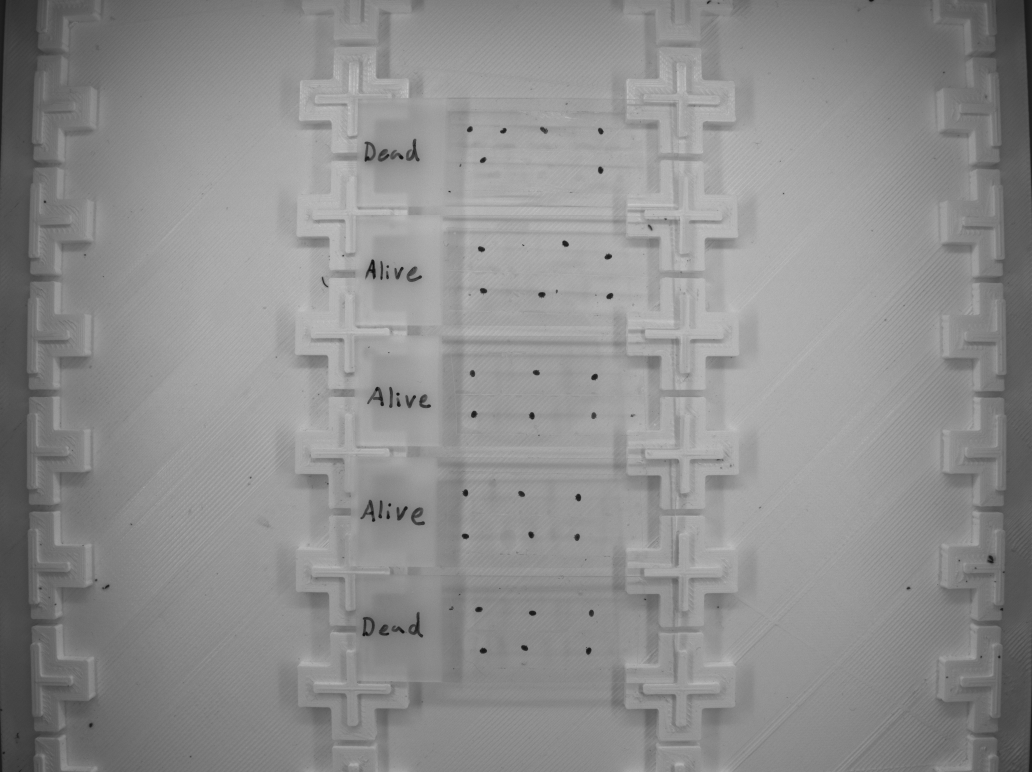
#> input picture sample_data/2025-09-04-09-28-17_fps-30/2025-09-04-09-28-17_fps-30_001354.bmp, 2064 x 1544 px (shown at 1/2 size); its folder holds only this picture in this run
$ python -i mite_look.py   (imports and definitions only)
#> lines starting #> are read from the running program, lines starting #| are printed output that depends on the picture; after the words box and inside, x2 and y2 are one past the last pixel; in counts of white or black regions, pixels touching at a corner belong together
#> further down, picture is the input picture: shape (1544, 2064); min 12, max 224, mean 141.5
"""How a mite looks in one recording, measured while it is scored, for
classes/scoring/unusual_activity.py: its mean image (its patch, moved back as it is
scored, averaged over the frames), where that sits against its mean image in
the first recording, the orientation of its body, and how dark it is.

Kept with the scores (classes/storage/kept_scores.py): a change here scores again.
"""

import cv2
import numpy as np

from classes.scoring.plate_stabilizer import PlateStabilizer

MARGIN = 8  # pixels round a mite's box in the image its look is taken from


class MiteLook:
    """A mite's look in one recording: its mean image, where it sits against its
    image in the first recording, and the orientation of its body."""

    @staticmethod
    def observe(frames, box, shifts, mite, cut=None, pad=0):
        """{dx, dy, angle, elongation, contrast} of `mite` in this recording: its patch
        (`box` grown by MARGIN) cut from `frames` moved back by `shifts`,
        averaged over the frames, against the first one it was observed in,
        which it keeps (mite.reference_look). `cut`: the patch already cut that
        way with a `pad` of MARGIN or more, e.g. the one scored: the image is
        taken out of it, the very same pixels, instead of cut again."""
        if cut is not None and pad >= MARGIN:
            image = MiteLook._inner(cut, frames[0].shape, box, pad)
        else:
            image = PlateStabilizer.cut(frames, box, MARGIN, shifts)
        image = np.ascontiguousarray(image.mean(axis=(0, 3)) if image.ndim == 4 else image.mean(axis=0), dtype=np.float32)
        reference = getattr(mite, "reference_look", None)
        if reference is None or reference.shape != image.shape:
            mite.reference_look = reference = image
        dx, dy = PlateStabilizer._shift(reference, image) if reference is not image else (0.0, 0.0)
        angle, elongation = MiteLook.body(image)
        return {"dx": dx, "dy": dy, "angle": angle, "elongation": elongation, "contrast": MiteLook.contrast(image)}

    @staticmethod
    def _inner(cut, shape, box, pad):
        """The part of `cut`, PlateStabilizer.cut() of `box` grown by `pad` in
        frames of `shape`, that is `box` grown by MARGIN, cut off at the image's
        edge as cut() cuts it."""
        height, width = shape[:2]
        x0, y0 = max(0, box[0] - pad), max(0, box[1] - pad)
        x1, y1 = max(0, box[0] - MARGIN), max(0, box[1] - MARGIN)
        x2, y2 = min(width, box[2] + MARGIN), min(height, box[3] + MARGIN)
        return cut[:, y1 - y0:y2 - y0, x1 - x0:x2 - x0]

    @staticmethod
    def contrast(image):
        """How much darker the middle 5 x 5 pixels of `image` are than the
        median of its outer 2 pixels, in grey levels."""
        h, w = image.shape
        edge = np.concatenate([image[:2].ravel(), image[-2:].ravel(), image[:, :2].ravel(), image[:, -2:].ravel()])
        return round(float(np.median(edge) - image[h // 2 - 2:h // 2 + 3, w // 2 - 2:w // 2 + 3].mean()), 2)

    @staticmethod
    def body(image):
        """(angle, elongation) of the dark blob under the image's centre: the
        direction of its long axis in degrees (0 to 180) and how many times
        longer than its short axis it is; (None, None) without one."""
        grey = cv2.normalize(image, None, 0, 255, cv2.NORM_MINMAX).astype(np.uint8)
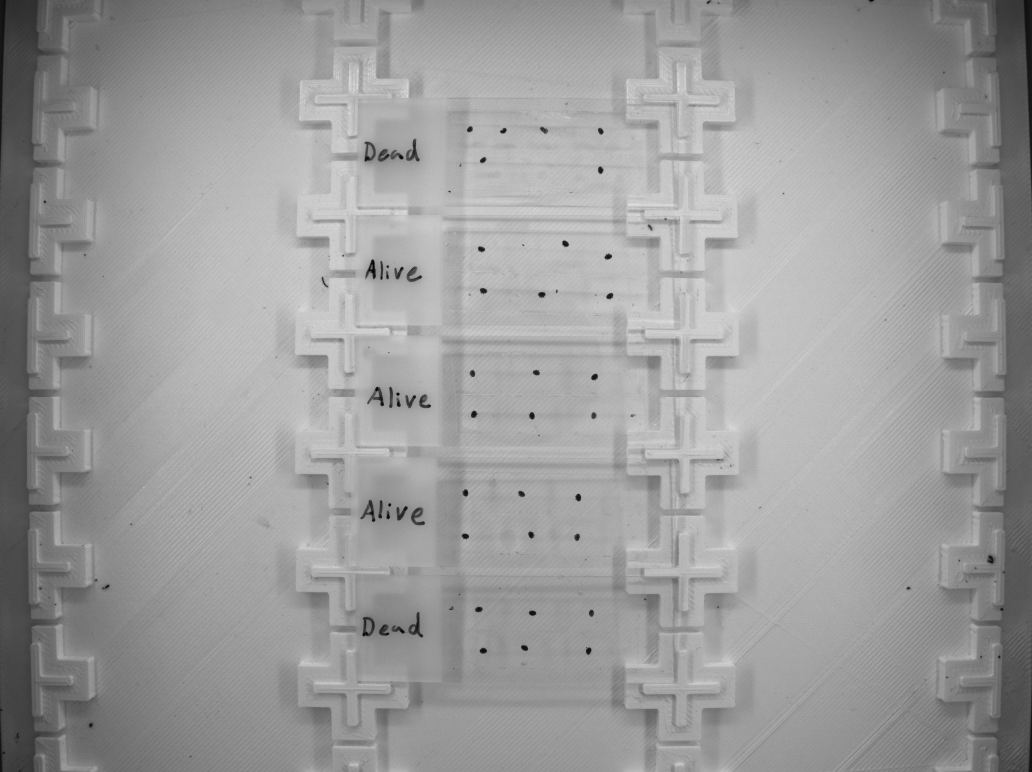
#> grey: shape (1544, 2064) (shown at 1/2 size); min 0, max 255, mean 155.8
        _, dark = cv2.threshold(grey, 0, 1, cv2.THRESH_BINARY_INV + cv2.THRESH_OTSU)
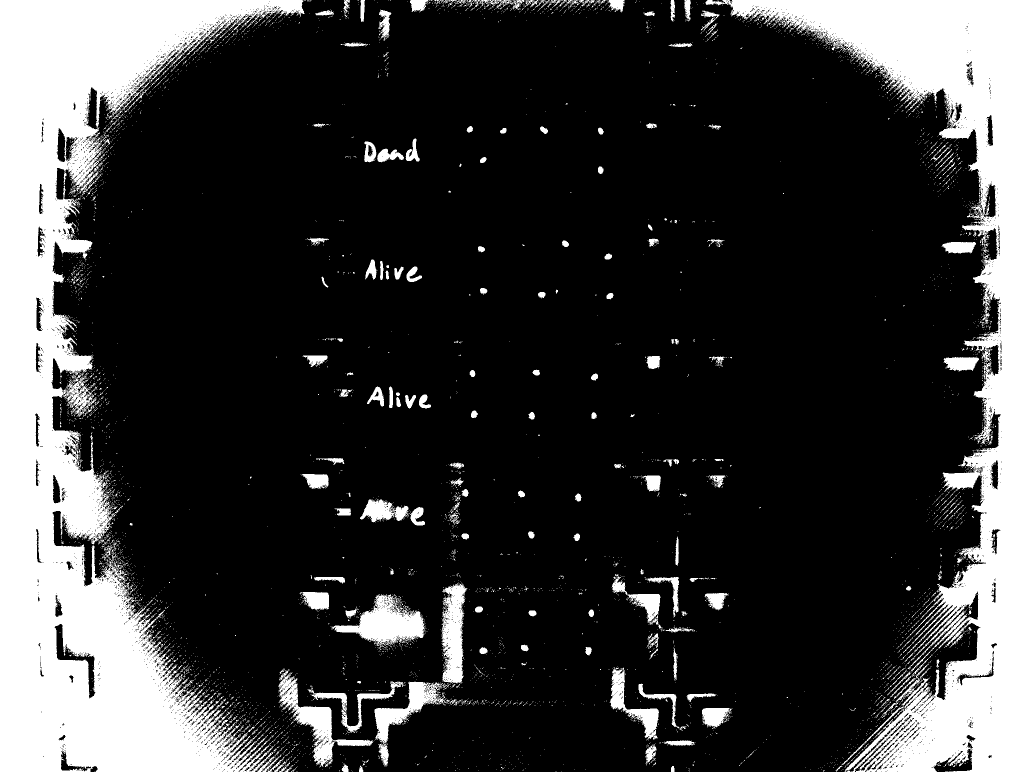
#> dark: shape (1544, 2064) (shown at 1/2 size); values 0 (black) and 1 (white), 22.3% white; 5488 white regions (5240 under 20 px), largest, box (x1, y1, x2, y2) and area: (0, 0, 609, 1544) 358590, (1411, 0, 2064, 1544) 255199, (661, 1188, 851, 1294) 9089
        _, labels = cv2.connectedComponents(dark)
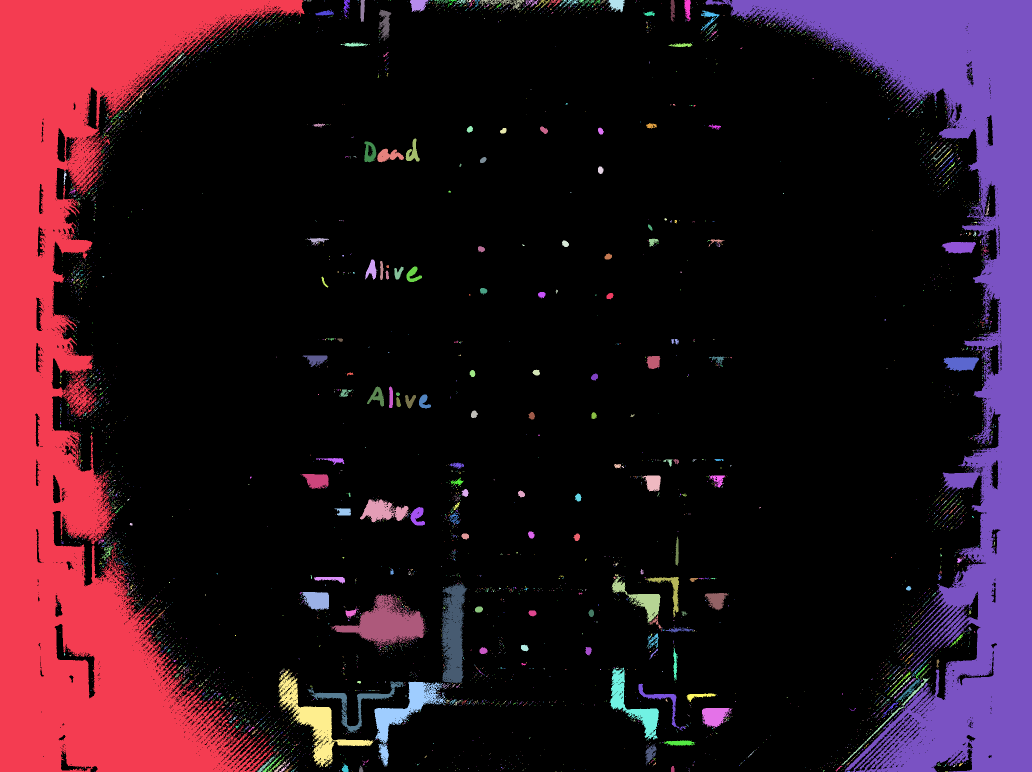
#> labels: shape (1544, 2064) int32 (shown at 1/2 size); 5489 distinct labels, from 0 to 5488; one colour per label, 0 black
        middle = labels[labels.shape[0] // 2 - 2:labels.shape[0] // 2 + 3, labels.shape[1] // 2 - 2:labels.shape[1] // 2 + 3]
#> middle = [[0, 0, 0, 0, 0], [0, 0, 0, 0, 0], [0, 0, 0, 0, 0], [0, 0, 0, 0, 0], [0, 0, 0, 0, 0]]
        middle = middle[middle > 0]
#> middle = empty array
        if not middle.size:
            return None, None
        ys, xs = np.nonzero(labels == np.bincount(middle).argmax())
        if len(xs) < 5:
            return None, None
        values, vectors = np.linalg.eigh(np.cov(np.vstack([xs, ys])))
        angle = float(np.degrees(np.arctan2(vectors[1, 1], vectors[0, 1])) % 180)
        return angle, float(np.sqrt(values[1] / max(values[0], 1e-9)))

>>> import cv2
>>> picture = cv2.imread('../../sample_data/2025-09-04-09-28-17_fps-30/2025-09-04-09-28-17_fps-30_001354.bmp', cv2.IMREAD_GRAYSCALE)
>>> result = MiteLook().body(picture)
